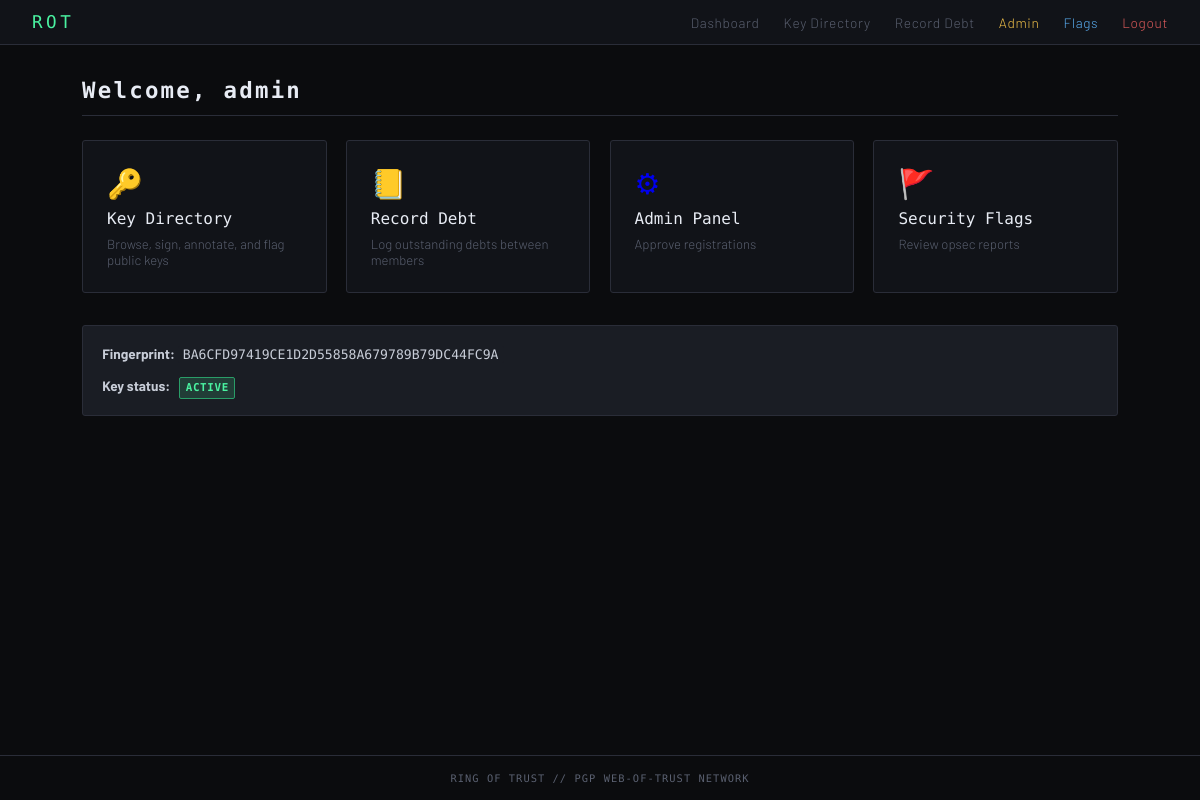
The page /dashboard (signed in) on the database its author committed.
### app.py (models this page shows)
class User(db.Model):
    id           = db.Column(db.Integer, primary_key=True)
    username     = db.Column(db.String(80),  unique=True, nullable=False)
    email        = db.Column(db.String(120), unique=True, nullable=False)
    password     = db.Column(db.String(200), nullable=False)
    approved     = db.Column(db.Boolean, default=False)
    is_admin     = db.Column(db.Boolean, default=False)
    created_at   = db.Column(db.DateTime, default=datetime.utcnow)
    has_keys     = db.Column(db.Boolean, default=False)
    fingerprint  = db.Column(db.String(40), unique=True, nullable=True)
    public_key   = db.Column(db.Text, nullable=True)
    key_status   = db.Column(db.String(16), default="active")
    debt_disputed = db.Column(db.Boolean, default=False)
    dispute_note  = db.Column(db.Text, nullable=True)
    revoked_at    = db.Column(db.DateTime, nullable=True)
    revoke_note   = db.Column(db.Text, nullable=True)
    debts          = db.relationship("Debt", foreign_keys="Debt.debtor_id",   back_populates="debtor")
    credits        = db.relationship("Debt", foreign_keys="Debt.creditor_id", back_populates="creditor")
    annotations    = db.relationship("Annotation", back_populates="author",   foreign_keys="Annotation.author_id")
    flags_received = db.relationship("CompromiseFlag", foreign_keys="CompromiseFlag.target_id",  back_populates="target")
    flags_made     = db.relationship("CompromiseFlag", foreign_keys="CompromiseFlag.flagger_id", back_populates="flagger")

### app.py (the view)
@app.route("/dashboard")
@login_required
def dashboard():
    user = current_user()
    if not user.has_keys:
        return redirect(url_for("generate_keys"))
    pending_count     = User.query.filter_by(approved=False).count() if user.is_admin else 0
    flag_review_count = CompromiseFlag.query.filter_by(upheld=None).count() if user.is_admin else 0
    my_inactive_credits = Debt.query.filter_by(creditor_id=user.id, active=True, efforts_ok=False).count()
    my_bad_debts = Debt.query.filter_by(debtor_id=user.id, active=True, efforts_ok=False).count()
    return render_template("dashboard.html",
        pending_count=pending_count,
        flag_review_count=flag_review_count,
        my_bad_debts=my_bad_debts,
        my_inactive_credits=my_inactive_credits,
    )

### app.py (called while the page is built)
def login_required(f):
    @wraps(f)
    def decorated(*args, **kwargs):
        if "user_id" not in session:
            return redirect(url_for("login"))
        return f(*args, **kwargs)
    return decorated

def current_user():
    if "user_id" in session:
        return db.session.get(User, session["user_id"])
    return None

@app.context_processor
def inject_globals():
    return dict(current_user=current_user(), FLAG_THRESHOLD=FLAG_THRESHOLD)

### templates/dashboard.html (shortened to what this page needs)
{% extends "base.html" %}
{% block content %}
<div class="dashboard">
  <h2 class="form-page__title">Welcome, {{ current_user.username }}</h2>
  <div class="dash-grid">
    <a href="{{ url_for('key_directory') }}" class="dash-card">
      <span class="dash-card__icon">🔑</span>
      <span class="dash-card__label">Key Directory</span>
      <span class="dash-card__desc">Browse, sign, annotate, and flag public keys</span>
    </a>
    <a href="{{ url_for('add_debt') }}" class="dash-card">
      <span class="dash-card__icon">📒</span>
      <span class="dash-card__label">Record Debt</span>
      <span class="dash-card__desc">Log outstanding debts between members</span>
    </a>
    {% if current_user.is_admin %}
    <a href="{{ url_for('admin_panel') }}" class="dash-card dash-card--admin">
      <span class="dash-card__icon">⚙</span>
      <span class="dash-card__label">Admin Panel</span>
      <span class="dash-card__desc">Approve registrations
      </span>
    </a>
    <a href="{{ url_for('admin_flags') }}" class="dash-card dash-card--warn">
      <span class="dash-card__icon">🚩</span>
      <span class="dash-card__label">Security Flags</span>
      <span class="dash-card__desc">Review opsec reports
      </span>
    </a>
    {% endif %}
  </div>
  <div class="info-box" style="margin-top:2rem">
    <p><strong>Fingerprint:</strong> <code>{{ current_user.fingerprint }}</code></p>
    <p><strong>Key status:</strong> <span class="status-tag status-tag--{{ current_user.key_status }}">{{ current_user.key_status.upper() }}</span>
    </p>
  </div>
</div>
{% endblock %}

### static/css/style.css (style rules this page uses)
:root { --bg: #0b0c0e; --bg2: #111318; --bg3: #1a1d24; --border: #2a2d38; --text: #c8cdd8; --dim: #5a6070; --head: #e8ecf4; --accent: #4af2a1; --accent2: #2a9d68; --warn: #f2c14a; --danger: #e05c5c; --info: #5aaef2; --inactive: #e07a2a; --mono: "Share Tech Mono", monospace; --sans: "Barlow", sans-serif; --r: 3px; }
*, *::before, *::after { box-sizing: border-box; margin: 0; padding: 0; }
html { font-size: 16px; }
body { background: var(--bg); color: var(--text); font-family: var(--sans); font-weight: 300; min-height: 100vh; display: flex; flex-direction: column; }
.form-page__title { font-family: var(--mono); font-size: 1.4rem; color: var(--head); letter-spacing: 0.1em; margin-bottom: 1.5rem; border-bottom: 1px solid var(--border); padding-bottom: 0.75rem; }
.info-box { background: var(--bg3); border: 1px solid var(--border); border-radius: var(--r); padding: 1rem 1.2rem; font-size: 0.85rem; line-height: 1.7; margin-bottom: 1.5rem; display: flex; flex-direction: column; gap: 0.5rem; }
.status-tag { display: inline-block; font-family: var(--mono); font-size: 0.68rem; padding: 0.1em 0.5em; border-radius: 2px; letter-spacing: 0.06em; font-weight: 600; margin-left: 0.4rem; vertical-align: middle; }
.status-tag--active { background: rgba(74,242,161,0.15); color: var(--accent); border: 1px solid var(--accent2); }
.dash-grid { display: grid; grid-template-columns: repeat(auto-fit, minmax(220px, 1fr)); gap: 1.2rem; margin-top: 1.5rem; }
.dash-card { background: var(--bg2); border: 1px solid var(--border); border-radius: var(--r); padding: 1.5rem; display: flex; flex-direction: column; gap: 0.5rem; text-decoration: none; transition: border-color 0.15s, background 0.15s; }
.dash-card__icon { font-size: 1.8rem; }
.dash-card__label { font-family: var(--mono); color: var(--head); font-size: 1rem; }
.dash-card__desc { font-size: 0.82rem; color: var(--dim); }
code { font-family: var(--mono); font-size: 0.82rem; background: var(--bg3); padding: 0.1em 0.4em; border-radius: 2px; word-break: break-all; }

### rows shown on the page
User: username "admin", fingerprint "BA6CFD97419CE1D2D55858A679789B79DC44FC9A", key_status "ACTIVE"
